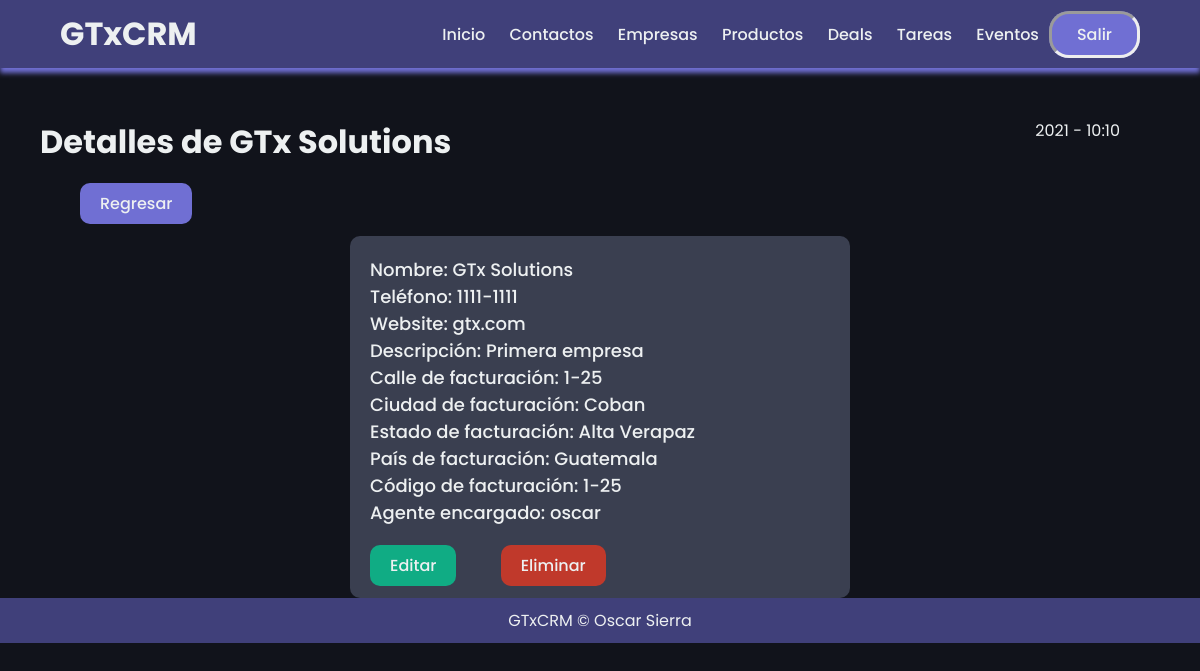
Page /empresas/1/ (signed in) on the committed database.
### mainapp/models.py (models this page shows, shortened)
class Empresa(models.Model):
    nombre = models.CharField(max_length=45)
    telefono = models.CharField(max_length=45)
    website = models.CharField(max_length=45)
    descripcion = models.CharField(max_length=200)
    calleFacturacion = models.CharField(max_length=45)
    ciudadFacturacion = models.CharField(max_length=45)
    estadoFacturacion = models.CharField(max_length=45)
    paisFacturacion = models.CharField(max_length=45)
    codigoFacturacion = models.CharField(max_length=45)
    agente = models.ForeignKey("Agent", on_delete=models.CASCADE)

class Agent(models.Model):
    user = models.OneToOneField(User, on_delete=models.CASCADE)
    organizacion = models.ForeignKey(userProfile, on_delete=models.CASCADE)
    def __str__(self):
        return self.user.username

class User(AbstractUser):
    es_organizador = models.BooleanField(default=True)
    es_agente = models.BooleanField(default=False)

### mainapp/views.py (the view)
# urls.py: path('empresas/<int:pk>/', empresaDetailView.as_view(), name="empresa_detail"),
class empresaDetailView(LoginRequiredMixin, DetailView):
    template_name="empresas/empresa_detail.html"
    queryset = Empresa.objects.all()
    context_object_name = "empresa"

### mainapp/templates/empresas/empresa_detail.html (shortened to what this page needs)
{% extends 'layouts/layouts.html'%}
{% block content %}
<div class="start">
    <div class="initial">
        <h1>Detalles de {{ empresa.nombre }}</h1>
            <div id="time">
                {% now "Y - h:m"%}
            </div>
        </div>
    </div>
<br/>
<div class="divbtn" style="margin-left: 40px;">
    <a class="backbtn" href="{% url 'empresa_list' %}"><button>Regresar</button></a>
</div>
<div class="content">
    <div class="box">
        <p>Nombre: {{ empresa.nombre }}
        <br/>
        Teléfono: {{ empresa.telefono }}
        <br/>
        Website: {{ empresa.website }}
        <br/>
        Descripción: {{ empresa.descripcion }}
        <br/>
        Calle de facturación: {{ empresa.calleFacturacion }}
        <br/>
        Ciudad de facturación: {{ empresa.ciudadFacturacion }}
        <br/>
        Estado de facturación: {{ empresa.estadoFacturacion }}
        <br/>
        País de facturación: {{ empresa.paisFacturacion }}
        <br/>
        Código de facturación: {{ empresa.codigoFacturacion }}
        <br/>
        Agente encargado: {{ empresa.agente }}
        <br/><br/></p>
        <a class="submitbtn" href="{% url 'empresa_update' empresa.pk %}"><button>Editar</button></a>
        <a class="delbtn" href="{% url 'empresa_delete' empresa.pk %}"><button>Eliminar</button></a>
    </div>
</div>
{% endblock %}

### mainapp/static/css/styles.css (style rules this page uses)
* { margin: 0; padding: 0; font-family: "Poppins", sans-serif; color: #edf0f1; text-decoration: none; }
body { box-sizing: border-box; background-color: #11131b; }
li, a, button { font-weight: 500; font-size: 16px; text-decoration: none; border: none; background-color: transparent; }
.start { width: 90%; margin-top: 50px; margin-left: 40px; margin-right: 40px; }
.content { align-items: center; width: 45%; margin: auto; }
.box { border-radius: 10px; background-color: #3a3f50; margin-left: 20px; margin-right: 20px; padding: 20px; margin-top: 20px; }
.box p { font-weight: 500; font-size: 18px; }
.initial { display: flex; justify-content: space-between; }
.backbtn { margin-left: 40px; margin-top: 40px; margin-bottom: 40px; padding: 9px 20px; background-color: #706fd3; border-radius: 10px; cursor: pointer; transition: all 0.3s ease 0s; }
.delbtn { margin-top: 40px; margin-left: 40px; margin-bottom: 40px; padding: 9px 20px; background-color: #c0392b; border-radius: 10px; cursor: pointer; transition: all 0.3s ease 0s; }
.submitbtn { margin-top: 20px; padding: 9px 20px; background-color: #10ac84; border-radius: 10px; cursor: pointer; transition: all 0.3s ease 0s; }

### rows in the picture
Empresa: nombre "GTx Solutions", telefono "1111-1111", website "gtx.com", descripcion "Primera empresa", calleFacturacion "1-25", ciudadFacturacion "Coban", estadoFacturacion "Alta Verapaz", paisFacturacion "Guatemala", codigoFacturacion "1-25", agente "oscar"
